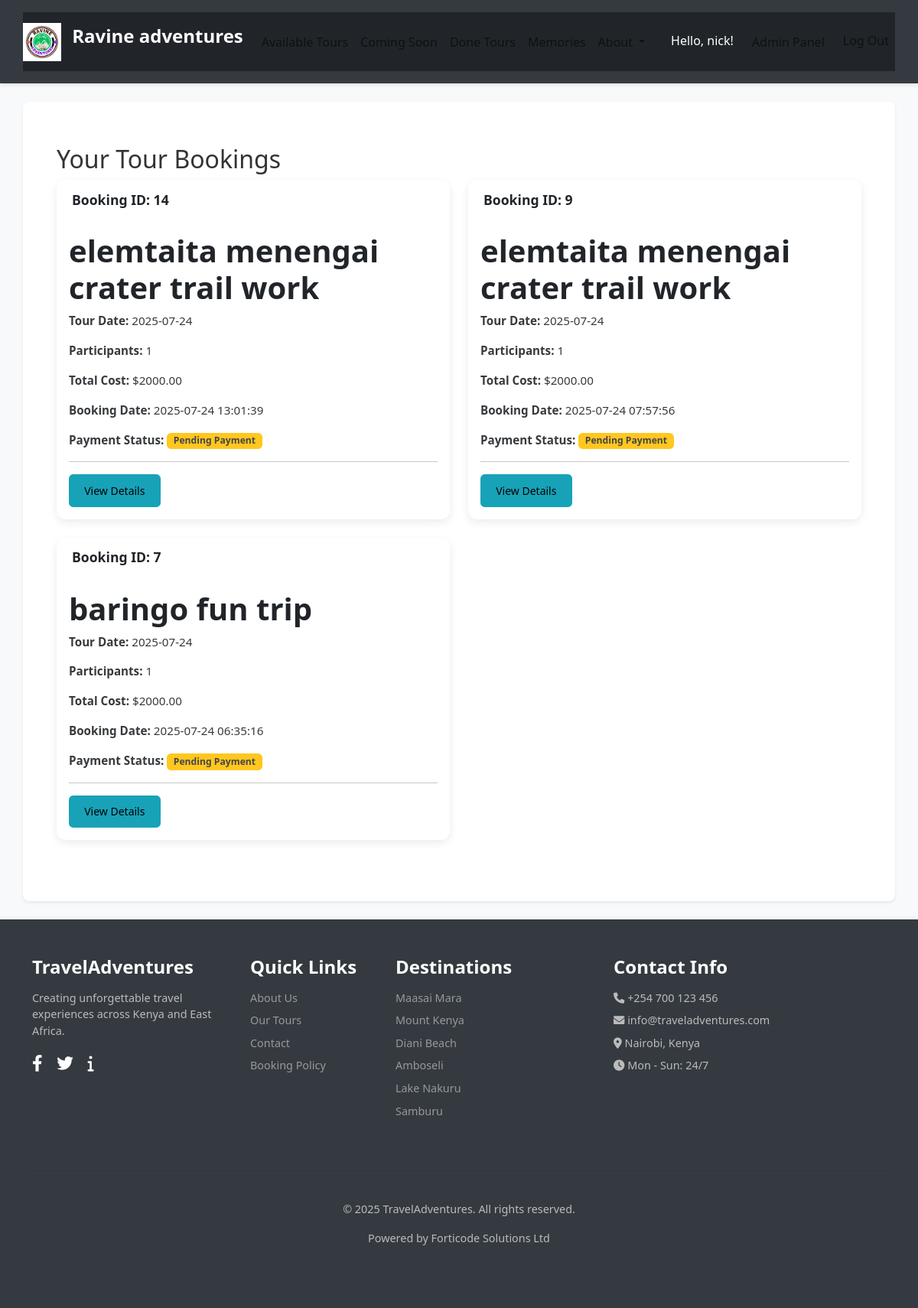
Screenshot of /my_bookings (signed in) with the database file from the repository.
### tables this page shows
CREATE TABLE users (
    id INTEGER PRIMARY KEY AUTOINCREMENT,
    username TEXT UNIQUE NOT NULL,
    email TEXT UNIQUE NOT NULL,
    password TEXT NOT NULL,
    is_admin INTEGER DEFAULT 0
);

CREATE TABLE bookings (
    id INTEGER PRIMARY KEY AUTOINCREMENT,
    tour_id INTEGER NOT NULL,
    user_id INTEGER,
    customer_name TEXT NOT NULL,
    customer_email TEXT NOT NULL,
    num_participants INTEGER NOT NULL,
    booking_date TEXT DEFAULT CURRENT_TIMESTAMP,
    payment_status TEXT DEFAULT 'pending', -- 'pending', 'paid', 'failed', 'refunded'
    mpesa_receipt TEXT,                   -- NEW: Stores the M-Pesa transaction ID (e.g., RJ67R923H)
    amount_paid REAL,                     -- NEW: Stores the actual amount paid via M-Pesa
    phone_number_paid TEXT,               -- NEW: Stores the phone number that initiated the payment
    FOREIGN KEY (tour_id) REFERENCES tours (id),
    FOREIGN KEY (user_id) REFERENCES users (id)
);

CREATE TABLE tours (
    id INTEGER PRIMARY KEY AUTOINCREMENT,
    name TEXT NOT NULL,
    description TEXT,
    price REAL NOT NULL,
    date TEXT NOT NULL,
    max_participants INTEGER NOT NULL,
    current_participants INTEGER DEFAULT 0,
    status TEXT DEFAULT 'available'
);

### app.py (the view)
    @app.route('/my_bookings')
    @login_required
    def my_bookings():
        db = get_db()
        user_bookings = db.execute(
            'SELECT b.id, b.num_participants, b.booking_date, b.payment_status, '
            't.name AS tour_name, t.price AS tour_price, t.date AS tour_date '
            'FROM bookings b JOIN tours t ON b.tour_id = t.id '
            'WHERE b.user_id = ? ORDER BY b.booking_date DESC',
            (g.user['id'],)
        ).fetchall()
        return render_template('my_bookings.html', bookings=user_bookings)

### database.py (called while the page is built)
def get_db():
    if 'db' not in g:
        g.db = sqlite3.connect(
            current_app.config['DATABASE'],
            detect_types=sqlite3.PARSE_DECLTYPES
        )
        g.db.row_factory = sqlite3.Row # Returns rows that behave like dicts
    return g.db

### templates/my_bookings.html (shortened to what this page needs)
{% extends 'base.html' %}  {% block content %}
<div class="container my-4">
    <h2>Your Tour Bookings</h2>
     {% if bookings %}
    <div class="row">
        {% for booking in bookings %}
        <div class="col-md-6 mb-4">
            <div class="card h-100">
                <div class="card-header">
                    Booking ID: {{ booking.id }}
                </div>
                <div class="card-body">
                    <h5 class="card-title">{{ booking.tour_name }}</h5>
                    <p class="card-text"><strong>Tour Date:</strong> {{ booking.tour_date }}</p>
                    <p class="card-text"><strong>Participants:</strong> {{ booking.num_participants }}</p>
                    <p class="card-text"><strong>Total Cost:</strong> ${{ "%.2f"|format(booking.tour_price * booking.num_participants) }}</p>
                    <p class="card-text"><strong>Booking Date:</strong> {{ booking.booking_date }}</p>
                    <p class="card-text"><strong>Payment Status:</strong> {% if booking.payment_status == 'pending' %}
                        <span class="badge bg-warning">Pending Payment</span> {% elif booking.payment_status == 'paid' %}
                        <span class="badge bg-success">Paid</span> {% elif booking.payment_status == 'failed' %}
                        <span class="badge bg-danger">Failed</span> {% else %}
                        <span class="badge bg-secondary">{{ booking.payment_status|capitalize }}</span> {% endif %}
                    </p>
                    <hr>
                    <a href="{{ url_for('booking_details', booking_id=booking.id) }}" class="btn btn-info btn-sm">View Details</a>
                </div>
            </div>
        </div>
        {% endfor %}
    </div>
    {% else %}
    <div class="alert alert-info" role="alert">
        You haven't made any bookings yet.
    </div>
    <a href="{{ url_for('tours') }}" class="btn btn-primary">Start Booking Now!</a> {% endif %}
</div>
{% endblock %}

### templates/base.html (shortened to what this page needs)
<!DOCTYPE html>
<html lang="en">
<head>
    <link href="https://cdn.jsdelivr.net/npm/bootstrap@5.3.3/dist/css/bootstrap.min.css" rel="stylesheet">
    <link rel="stylesheet" href="https://cdnjs.cloudflare.com/ajax/libs/font-awesome/6.0.0-beta3/css/all.min.css">
    <link rel="stylesheet" href="{{ url_for('static', filename='css/style.css') }}">
</head>
<body>
    <header class="bg-dark text-white py-3">
        <nav class="navbar navbar-expand-lg navbar-dark bg-dark container">
            <a class="navbar-brand" href="{{ url_for('index') }}">
                <img src="{{ url_for('static', filename='images/logos.png') }}" alt="Tour Booking Logo" style="height: 50px; width: auto;" class="d-inline-block align-text-top me-2"> Ravine adventures
            </a>
            <div class="collapse navbar-collapse" id="navbarNav">
                <ul class="navbar-nav me-auto">
                    <li class="nav-item">
                        <a class="nav-link" href="{{ url_for('tours') }}">Available Tours</a>
                    </li>
                    <li class="nav-item">
                        <a class="nav-link" href="{{ url_for('coming_soon') }}">Coming Soon</a>
                    </li>
                    <li class="nav-item">
                        <a class="nav-link" href="{{ url_for('done_tours') }}">Done Tours</a>
                    </li>
                    <li class="nav-item">
                        <a class="nav-link" href="{{ url_for('memories') }}">Memories</a>
                    </li>
                    <li class="nav-item dropdown">
                        <a class="nav-link dropdown-toggle" href="#" id="navbarDropdown" role="button" data-bs-toggle="dropdown" aria-expanded="false">
                            About
                        </a>
                    </li>
                </ul>
                <ul class="navbar-nav ms-auto"> {% if g.user %}
                    <li class="nav-item">
                        <span class="nav-link text-white">Hello, {{ g.user.username }}!</span>
                    </li>
                    {% if g.user.is_admin == 1 %}
                    <li class="nav-item">
                        <a class="nav-link btn btn-outline-light btn-sm mx-2" href="{{ url_for('admin_dashboard') }}">Admin Panel</a>
                    </li>
                    {% endif %}
                    <li class="nav-item">
                        <a class="nav-link" href="{{ url_for('logout') }}">Log Out</a>
                    </li>
                    {% endif %}
                </ul>
            </div>
        </nav>
    </header>
    <div class="content-wrapper">
        <main class="container my-4">
             {% block content %}{% endblock %}
        </main>
    </div>
    <footer class="mt-auto py-5">
        <div class="container">
            <div class="row">
                <div class="col-md-3 col-sm-6 mb-4 footer-section travel-adventures">
                    <h4>TravelAdventures</h4>
                    <p>Creating unforgettable travel experiences across Kenya and East Africa.</p>
                    <div class="social-icons mt-3">
                        <a href="#" class="social-icon"><i class="fab fa-facebook-f"></i></a>
                        <a href="#" class="social-icon"><i class="fab fa-twitter"></i></a>
                        <a href="#" class="social-icon"><i class="fas fa-info"></i></a>
                    </div>
                </div>
                <div class="col-md-2 col-sm-6 mb-4 footer-section quick-links">
                    <h4>Quick Links</h4>
                    <ul class="list-unstyled">
                        <li><a href="{{ url_for('about_us') }}">About Us</a></li>
                        <li><a href="{{ url_for('tours') }}">Our Tours</a></li>
                        <li><a href="{{ url_for('contact') }}">Contact</a></li>
                        <li><a href="#">Booking Policy</a></li>
                    </ul>
                </div>
                <div class="col-md-3 col-sm-6 mb-4 footer-section destinations">
                    <h4>Destinations</h4>
                    <ul class="list-unstyled">
                        <li><a href="#">Maasai Mara</a></li>
                        <li><a href="#">Mount Kenya</a></li>
                        <li><a href="#">Diani Beach</a></li>
                        <li><a href="#">Amboseli</a></li>
                        <li><a href="#">Lake Nakuru</a></li>
                        <li><a href="#">Samburu</a></li>
                    </ul>
                </div>
                <div class="col-md-4 col-sm-6 mb-4 footer-section contact-info">
                    <h4>Contact Info</h4>
                    <ul class="list-unstyled">
                        <li><i class="fas fa-phone"></i> +254 700 123 456</li>
                        <li><i class="fas fa-envelope"></i> info@traveladventures.com</li>
                        <li><i class="fas fa-map-marker-alt"></i> Nairobi, Kenya</li>
                        <li><i class="fas fa-clock"></i> Mon - Sun: 24/7</li>
                    </ul>
                </div>
            </div>
            <hr class="footer-divider">
            <div class="row">
                <div class="col-12 text-center py-3">
                    <p>&copy; {{ moment().format('YYYY') if moment else '2025' }} TravelAdventures. All rights reserved.</p>
                    <p>Powered by Forticode Solutions Ltd</p>
                </div>
            </div>
        </div>
    </footer>
</body>
</html>

### static/css/style.css (style rules this page uses)
:root { --primary-color: #007bff; --secondary-color: #6c757d; --accent-color: #28a745; --warning-color: #ffc107; --danger-color: #dc3545; --info-color: #17a2b8; --light-bg: #f8f9fa; --dark-bg: #343a40; --text-dark: #333; --text-light: #fff; --border-color: #dee2e6; --admin-primary: #0056b3; --admin-secondary: #495057; --admin-dark: #212529; --admin-light: #e9ecef; }
body { font-family: 'Segoe UI', Roboto, 'Helvetica Neue', Arial, sans-serif; background-color: var(--light-bg); color: var(--text-dark); min-height: 100vh; margin: 0; padding: 0; background-image: none; background-size: auto; background-repeat: initial; background-attachment: initial; background-position: initial; display: flex; flex-direction: column; }
main.container { flex: 1; background-color: var(--text-light); padding: 2rem; border-radius: 0.5rem; box-shadow: 0 0.125rem 0.25rem rgba(0, 0, 0, 0.075); margin-top: 20px; margin-bottom: 20px; }
header.bg-dark { background-color: var(--dark-bg) !important; box-shadow: 0 2px 5px rgba(0, 0, 0, 0.1); }
.navbar-brand { font-weight: 700; font-size: 1.5rem; color: var(--text-light); }
.navbar-nav .nav-link { color: rgba(10, 10, 10, 0.75); font-weight: 500; transition: color 0.3s ease; }
footer { background-color: var(--dark-bg); color: #bbb; padding: 40px 0 20px; font-size: 0.9em; box-shadow: 0 -2px 5px rgba(0, 0, 0, 0.05); margin-top: auto; }
footer h4 { color: var(--text-light); margin-bottom: 15px; font-weight: 600; }
footer .list-unstyled li { margin-bottom: 8px; }
footer .list-unstyled a { color: #999; text-decoration: none; transition: color 0.3s ease; }
footer .footer-divider { border-color: rgba(255, 255, 255, 0.1); margin-top: 30px; margin-bottom: 20px; }
footer .social-icons a { color: var(--text-light); font-size: 1.5em; margin-right: 15px; transition: color 0.3s ease; }
.card { border: none; border-radius: 0.75rem; overflow: hidden; box-shadow: 0 4px 12px rgba(0, 0, 0, 0.08); transition: transform 0.2s ease-in-out, box-shadow 0.2s ease-in-out; height: 100%; }
.card-header { font-weight: 600; font-size: 1.1em; padding: 0.8rem 1.25rem; border-bottom: 1px solid rgba(255, 255, 255, 0.2); background-color: inherit; color: inherit; }
.card-body h5.card-title { font-size: 2.5rem; font-weight: 700; margin-bottom: 0.5rem; }
.card-body p.card-text { font-size: 0.95rem; opacity: 0.9; }
.badge { padding: 0.4em 0.7em; border-radius: 0.35rem; font-weight: 600; font-size: 0.8em; text-transform: capitalize; vertical-align: middle; }
.badge.bg-warning { background-color: var(--warning-color) !important; color: #333 !important; }
.btn { transition: all 0.2s ease-in-out; border-radius: 0.35rem; font-weight: 500; padding: 0.6rem 1.2rem; }
.btn-info { background-color: var(--info-color); border-color: var(--info-color); }

### rows the page displays
users: user.username "nick"
bookings: id "14", tour_name "elemtaita menengai crater trail work", tour_date "2025-07-24", num_participants "1", booking_date "2025-07-24 13:01:39", payment_status "Pending Payment"
tours: booking.tour_price*booking.num_participants "2000.00"
bookings: id "9", tour_name "elemtaita menengai crater trail work", tour_date "2025-07-24", num_participants "1", booking_date "2025-07-24 07:57:56", payment_status "Pending Payment"
bookings: id "7", tour_name "baringo fun trip", tour_date "2025-07-24", num_participants "1", booking_date "2025-07-24 06:35:16", payment_status "Pending Payment"
tours: booking.tour_price*booking.num_participants "2000.00"

### other values shown
{{ moment().format('YYYY') if moment else '2025' }} "2025"
